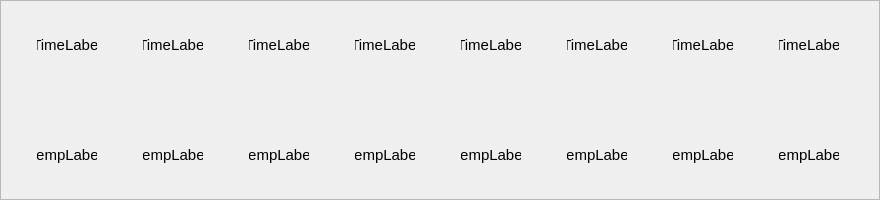
     <widget class="QFrame" name="weatherTodayFrame">
      <property name="geometry">
       <rect>
        <x>100</x>
        <y>290</y>
        <width>880</width>
        <height>200</height>
       </rect>
      </property>
      <property name="minimumSize">
       <size>
        <width>880</width>
        <height>180</height>
       </size>
      </property>
      <property name="frameShape">
       <enum>QFrame::Shape::StyledPanel</enum>
      </property>
      <property name="frameShadow">
       <enum>QFrame::Shadow::Raised</enum>
      </property>
      <layout class="QHBoxLayout" name="horizontalLayout">
       <item>
        <widget class="QFrame" name="frame_1">
         <property name="minimumSize">
          <size>
           <width>90</width>
           <height>160</height>
          </size>
         </property>
         <property name="maximumSize">
          <size>
           <width>90</width>
           <height>160</height>
          </size>
         </property>
         <property name="frameShape">
          <enum>QFrame::Shape::NoFrame</enum>
         </property>
         <property name="frameShadow">
          <enum>QFrame::Shadow::Raised</enum>
         </property>
         <widget class="QLabel" name="timeLabel_1">
          <property name="geometry">
           <rect>
            <x>15</x>
            <y>10</y>
            <width>60</width>
            <height>30</height>
           </rect>
          </property>
          <property name="minimumSize">
           <size>
            <width>50</width>
            <height>25</height>
           </size>
          </property>
          <property name="maximumSize">
           <size>
            <width>60</width>
            <height>30</height>
           </size>
          </property>
          <property name="font">
           <font>
            <pointsize>11</pointsize>
           </font>
          </property>
          <property name="text">
           <string>TimeLabel</string>
          </property>
          <property name="alignment">
           <set>Qt::AlignmentFlag::AlignCenter</set>
          </property>
         </widget>
         <widget class="QLabel" name="tempLabel_1">
          <property name="geometry">
           <rect>
            <x>15</x>
            <y>120</y>
            <width>60</width>
            <height>30</height>
           </rect>
          </property>
          <property name="minimumSize">
           <size>
            <width>50</width>
            <height>25</height>
           </size>
          </property>
          <property name="maximumSize">
           <size>
            <width>60</width>
            <height>30</height>
           </size>
          </property>
          <property name="font">
           <font>
            <pointsize>11</pointsize>
           </font>
          </property>
          <property name="text">
           <string>tempLabel</string>
          </property>
          <property name="alignment">
           <set>Qt::AlignmentFlag::AlignCenter</set>
          </property>
         </widget>
         <widget class="QLabel" name="iconLabel_1">
          <property name="geometry">
           <rect>
            <x>20</x>
            <y>55</y>
            <width>50</width>
            <height>50</height>
           </rect>
          </property>
          <property name="minimumSize">
           <size>
            <width>50</width>
            <height>50</height>
           </size>
          </property>
          <property name="maximumSize">
           <size>
            <width>50</width>
            <height>50</height>
           </size>
          </property>
          <property name="text">
           <string/>
          </property>
          <property name="pixmap">
           <pixmap resource="resources/resources.qrc">:/icons/icons/01d.png</pixmap>
          </property>
          <property name="alignment">
           <set>Qt::AlignmentFlag::AlignCenter</set>
          </property>
         </widget>
        </widget>
       </item>
       <item>
        <widget class="QFrame" name="frame_2">
         <property name="minimumSize">
          <size>
           <width>90</width>
           <height>160</height>
          </size>
         </property>
         <property name="maximumSize">
          <size>
           <width>90</width>
           <height>160</height>
          </size>
         </property>
         <property name="frameShape">
          <enum>QFrame::Shape::NoFrame</enum>
         </property>
         <property name="frameShadow">
          <enum>QFrame::Shadow::Raised</enum>
         </property>
         <widget class="QLabel" name="timeLabel_2">
          <property name="geometry">
           <rect>
            <x>15</x>
            <y>10</y>
            <width>60</width>
            <height>30</height>
           </rect>
          </property>
          <property name="minimumSize">
           <size>
            <width>50</width>
            <height>25</height>
           </size>
          </property>
          <property name="maximumSize">
           <size>
            <width>60</width>
            <height>30</height>
           </size>
          </property>
          <property name="font">
           <font>
            <pointsize>11</pointsize>
           </font>
          </property>
          <property name="text">
           <string>TimeLabel</string>
          </property>
          <property name="alignment">
           <set>Qt::AlignmentFlag::AlignCenter</set>
          </property>
         </widget>
         <widget class="QLabel" name="tempLabel_2">
          <property name="geometry">
           <rect>
            <x>15</x>
            <y>120</y>
            <width>60</width>
            <height>30</height>
           </rect>
          </property>
          <property name="minimumSize">
           <size>
            <width>50</width>
            <height>25</height>
           </size>
          </property>
          <property name="maximumSize">
           <size>
            <width>60</width>
            <height>30</height>
           </size>
          </property>
          <property name="font">
           <font>
            <pointsize>11</pointsize>
           </font>
          </property>
          <property name="text">
           <string>tempLabel</string>
          </property>
          <property name="alignment">
           <set>Qt::AlignmentFlag::AlignCenter</set>
          </property>
         </widget>
         <widget class="QLabel" name="iconLabel_2">
          <property name="geometry">
           <rect>
            <x>20</x>
            <y>55</y>
            <width>50</width>
            <height>50</height>
           </rect>
          </property>
          <property name="minimumSize">
           <size>
            <width>50</width>
            <height>50</height>
           </size>
          </property>
          <property name="maximumSize">
           <size>
            <width>50</width>
            <height>50</height>
           </size>
          </property>
          <property name="text">
           <string/>
          </property>
          <property name="pixmap">
           <pixmap resource="resources/resources.qrc">:/icons/icons/01d.png</pixmap>
          </property>
          <property name="alignment">
           <set>Qt::AlignmentFlag::AlignCenter</set>
          </property>
         </widget>
        </widget>
       </item>
       <item>
        <widget class="QFrame" name="frame_3">
         <property name="minimumSize">
          <size>
           <width>90</width>
           <height>160</height>
          </size>
         </property>
         <property name="maximumSize">
          <size>
           <width>90</width>
           <height>160</height>
          </size>
         </property>
         <property name="frameShape">
          <enum>QFrame::Shape::NoFrame</enum>
         </property>
         <property name="frameShadow">
          <enum>QFrame::Shadow::Raised</enum>
         </property>
         <widget class="QLabel" name="timeLabel_3">
          <property name="geometry">
           <rect>
            <x>15</x>
            <y>10</y>
            <width>60</width>
            <height>30</height>
           </rect>
          </property>
          <property name="minimumSize">
           <size>
            <width>50</width>
            <height>25</height>
           </size>
          </property>
          <property name="maximumSize">
           <size>
            <width>60</width>
            <height>30</height>
           </size>
          </property>
          <property name="font">
           <font>
            <pointsize>11</pointsize>
           </font>
          </property>
          <property name="text">
           <string>TimeLabel</string>
          </property>
          <property name="alignment">
           <set>Qt::AlignmentFlag::AlignCenter</set>
          </property>
         </widget>
         <widget class="QLabel" name="tempLabel_3">
          <property name="geometry">
           <rect>
            <x>15</x>
            <y>120</y>
            <width>60</width>
            <height>30</height>
           </rect>
          </property>
          <property name="minimumSize">
           <size>
            <width>50</width>
            <height>25</height>
           </size>
          </property>
          <property name="maximumSize">
           <size>
            <width>60</width>
            <height>30</height>
           </size>
          </property>
          <property name="font">
           <font>
            <pointsize>11</pointsize>
           </font>
          </property>
          <property name="text">
           <string>tempLabel</string>
          </property>
          <property name="alignment">
           <set>Qt::AlignmentFlag::AlignCenter</set>
          </property>
         </widget>
         <widget class="QLabel" name="iconLabel_3">
          <property name="geometry">
           <rect>
            <x>20</x>
            <y>55</y>
            <width>50</width>
            <height>50</height>
           </rect>
          </property>
          <property name="minimumSize">
           <size>
            <width>50</width>
            <height>50</height>
           </size>
          </property>
          <property name="maximumSize">
           <size>
            <width>50</width>
            <height>50</height>
           </size>
          </property>
          <property name="text">
           <string/>
          </property>
          <property name="pixmap">
           <pixmap resource="resources/resources.qrc">:/icons/icons/01d.png</pixmap>
          </property>
          <property name="alignment">
           <set>Qt::AlignmentFlag::AlignCenter</set>
          </property>
         </widget>
        </widget>
       </item>
       <item>
        <widget class="QFrame" name="frame_4">
         <property name="minimumSize">
          <size>
           <width>90</width>
           <height>160</height>
          </size>
         </property>
         <property name="maximumSize">
          <size>
           <width>90</width>
           <height>160</height>
          </size>
         </property>
         <property name="frameShape">
          <enum>QFrame::Shape::NoFrame</enum>
         </property>
         <property name="frameShadow">
          <enum>QFrame::Shadow::Raised</enum>
         </property>
         <widget class="QLabel" name="timeLabel_4">
          <property name="geometry">
           <rect>
            <x>15</x>
            <y>10</y>
            <width>60</width>
            <height>30</height>
           </rect>
          </property>
          <property name="minimumSize">
           <size>
            <width>50</width>
            <height>25</height>
           </size>
          </property>
          <property name="maximumSize">
           <size>
            <width>60</width>
            <height>30</height>
           </size>
          </property>
          <property name="font">
           <font>
            <pointsize>11</pointsize>
           </font>
          </property>
          <property name="text">
           <string>TimeLabel</string>
          </property>
          <property name="alignment">
           <set>Qt::AlignmentFlag::AlignCenter</set>
          </property>
         </widget>
         <widget class="QLabel" name="tempLabel_4">
          <property name="geometry">
           <rect>
            <x>15</x>
            <y>120</y>
            <width>60</width>
            <height>30</height>
           </rect>
          </property>
          <property name="minimumSize">
           <size>
            <width>50</width>
            <height>25</height>
           </size>
          </property>
          <property name="maximumSize">
           <size>
            <width>60</width>
            <height>30</height>
           </size>
          </property>
          <property name="font">
           <font>
            <pointsize>11</pointsize>
           </font>
          </property>
          <property name="text">
           <string>tempLabel</string>
          </property>
          <property name="alignment">
           <set>Qt::AlignmentFlag::AlignCenter</set>
          </property>
         </widget>
         <widget class="QLabel" name="iconLabel_4">
          <property name="geometry">
           <rect>
            <x>20</x>
            <y>55</y>
            <width>50</width>
            <height>50</height>
           </rect>
          </property>
          <property name="minimumSize">
           <size>
            <width>50</width>
            <height>50</height>
           </size>
          </property>
          <property name="maximumSize">
           <size>
            <width>50</width>
            <height>50</height>
           </size>
          </property>
          <property name="text">
           <string/>
          </property>
          <property name="pixmap">
           <pixmap resource="resources/resources.qrc">:/icons/icons/01d.png</pixmap>
          </property>
          <property name="alignment">
           <set>Qt::AlignmentFlag::AlignCenter</set>
          </property>
         </widget>
        </widget>
       </item>
       <item>
        <widget class="QFrame" name="frame_5">
         <property name="minimumSize">
          <size>
           <width>90</width>
           <height>160</height>
          </size>
         </property>
         <property name="maximumSize">
          <size>
           <width>90</width>
           <height>160</height>
          </size>
         </property>
         <property name="frameShape">
          <enum>QFrame::Shape::NoFrame</enum>
         </property>
         <property name="frameShadow">
          <enum>QFrame::Shadow::Raised</enum>
         </property>
         <widget class="QLabel" name="timeLabel_5">
          <property name="geometry">
           <rect>
            <x>15</x>
            <y>10</y>
            <width>60</width>
            <height>30</height>
           </rect>
          </property>
          <property name="minimumSize">
           <size>
            <width>50</width>
            <height>25</height>
           </size>
          </property>
          <property name="maximumSize">
           <size>
            <width>60</width>
            <height>30</height>
           </size>
          </property>
          <property name="font">
           <font>
            <pointsize>11</pointsize>
           </font>
          </property>
          <property name="text">
           <string>TimeLabel</string>
          </property>
          <property name="alignment">
           <set>Qt::AlignmentFlag::AlignCenter</set>
          </property>
         </widget>
         <widget class="QLabel" name="tempLabel_5">
          <property name="geometry">
           <rect>
            <x>15</x>
            <y>120</y>
            <width>60</width>
            <height>30</height>
           </rect>
          </property>
          <property name="minimumSize">
           <size>
            <width>50</width>
            <height>25</height>
           </size>
          </property>
          <property name="maximumSize">
           <size>
            <width>60</width>
            <height>30</height>
           </size>
          </property>
          <property name="font">
           <font>
            <pointsize>11</pointsize>
           </font>
          </property>
          <property name="text">
           <string>tempLabel</string>
          </property>
          <property name="alignment">
           <set>Qt::AlignmentFlag::AlignCenter</set>
          </property>
         </widget>
         <widget class="QLabel" name="iconLabel_5">
          <property name="geometry">
           <rect>
            <x>20</x>
            <y>55</y>
            <width>50</width>
            <height>50</height>
           </rect>
          </property>
          <property name="minimumSize">
           <size>
            <width>50</width>
            <height>50</height>
           </size>
          </property>
          <property name="maximumSize">
           <size>
            <width>50</width>
            <height>50</height>
           </size>
          </property>
          <property name="text">
           <string/>
          </property>
          <property name="pixmap">
           <pixmap resource="resources/resources.qrc">:/icons/icons/01d.png</pixmap>
          </property>
          <property name="alignment">
           <set>Qt::AlignmentFlag::AlignCenter</set>
          </property>
         </widget>
        </widget>
       </item>
       <item>
        <widget class="QFrame" name="frame_6">
         <property name="minimumSize">
          <size>
           <width>90</width>
           <height>160</height>
          </size>
         </property>
         <property name="maximumSize">
          <size>
           <width>90</width>
           <height>160</height>
          </size>
         </property>
         <property name="frameShape">
          <enum>QFrame::Shape::NoFrame</enum>
         </property>
         <property name="frameShadow">
          <enum>QFrame::Shadow::Raised</enum>
         </property>
         <widget class="QLabel" name="timeLabel_6">
          <property name="geometry">
           <rect>
            <x>15</x>
            <y>10</y>
            <width>60</width>
            <height>30</height>
           </rect>
          </property>
          <property name="minimumSize">
           <size>
            <width>50</width>
            <height>25</height>
           </size>
          </property>
          <property name="maximumSize">
           <size>
            <width>60</width>
            <height>30</height>
           </size>
          </property>
          <property name="font">
           <font>
            <pointsize>11</pointsize>
           </font>
          </property>
          <property name="text">
           <string>TimeLabel</string>
          </property>
          <property name="alignment">
           <set>Qt::AlignmentFlag::AlignCenter</set>
          </property>
         </widget>
         <widget class="QLabel" name="tempLabel_6">
          <property name="geometry">
           <rect>
            <x>15</x>
            <y>120</y>
            <width>60</width>
            <height>30</height>
           </rect>
          </property>
          <property name="minimumSize">
           <size>
            <width>50</width>
            <height>25</height>
           </size>
          </property>
          <property name="maximumSize">
           <size>
            <width>60</width>
            <height>30</height>
           </size>
          </property>
          <property name="font">
           <font>
            <pointsize>11</pointsize>
           </font>
          </property>
          <property name="text">
           <string>tempLabel</string>
          </property>
          <property name="alignment">
           <set>Qt::AlignmentFlag::AlignCenter</set>
          </property>
         </widget>
         <widget class="QLabel" name="iconLabel_6">
          <property name="geometry">
           <rect>
            <x>20</x>
            <y>55</y>
            <width>50</width>
            <height>50</height>
           </rect>
          </property>
          <property name="minimumSize">
           <size>
            <width>50</width>
            <height>50</height>
           </size>
          </property>
          <property name="maximumSize">
           <size>
            <width>50</width>
            <height>50</height>
           </size>
          </property>
          <property name="text">
           <string/>
          </property>
          <property name="pixmap">
           <pixmap resource="resources/resources.qrc">:/icons/icons/01d.png</pixmap>
          </property>
          <property name="alignment">
           <set>Qt::AlignmentFlag::AlignCenter</set>
          </property>
         </widget>
        </widget>
       </item>
       <item>
        <widget class="QFrame" name="frame_7">
         <property name="minimumSize">
          <size>
           <width>90</width>
           <height>160</height>
          </size>
         </property>
         <property name="maximumSize">
          <size>
           <width>90</width>
           <height>160</height>
          </size>
         </property>
         <property name="frameShape">
          <enum>QFrame::Shape::NoFrame</enum>
         </property>
         <property name="frameShadow">
          <enum>QFrame::Shadow::Raised</enum>
         </property>
         <widget class="QLabel" name="timeLabel_7">
          <property name="geometry">
           <rect>
            <x>15</x>
            <y>10</y>
            <width>60</width>
            <height>30</height>
           </rect>
          </property>
          <property name="minimumSize">
           <size>
            <width>50</width>
            <height>25</height>
           </size>
          </property>
          <property name="maximumSize">
           <size>
            <width>60</width>
            <height>30</height>
           </size>
          </property>
          <property name="font">
           <font>
            <pointsize>11</pointsize>
           </font>
          </property>
          <property name="text">
           <string>TimeLabel</string>
          </property>
          <property name="alignment">
           <set>Qt::AlignmentFlag::AlignCenter</set>
          </property>
         </widget>
         <widget class="QLabel" name="tempLabel_7">
          <property name="geometry">
           <rect>
            <x>15</x>
            <y>120</y>
            <width>60</width>
            <height>30</height>
           </rect>
          </property>
          <property name="minimumSize">
           <size>
            <width>50</width>
            <height>25</height>
           </size>
          </property>
          <property name="maximumSize">
           <size>
            <width>60</width>
            <height>30</height>
           </size>
          </property>
          <property name="font">
           <font>
            <pointsize>11</pointsize>
           </font>
          </property>
          <property name="text">
           <string>tempLabel</string>
          </property>
          <property name="alignment">
           <set>Qt::AlignmentFlag::AlignCenter</set>
          </property>
         </widget>
         <widget class="QLabel" name="iconLabel_7">
          <property name="geometry">
           <rect>
            <x>20</x>
            <y>55</y>
            <width>50</width>
            <height>50</height>
           </rect>
          </property>
          <property name="minimumSize">
           <size>
            <width>50</width>
            <height>50</height>
           </size>
          </property>
          <property name="maximumSize">
           <size>
            <width>50</width>
            <height>50</height>
           </size>
          </property>
          <property name="text">
           <string/>
          </property>
          <property name="pixmap">
           <pixmap resource="resources/resources.qrc">:/icons/icons/01d.png</pixmap>
          </property>
          <property name="alignment">
           <set>Qt::AlignmentFlag::AlignCenter</set>
          </property>
         </widget>
        </widget>
       </item>
       <item>
        <widget class="QFrame" name="frame_8">
         <property name="minimumSize">
          <size>
           <width>90</width>
           <height>160</height>
          </size>
         </property>
         <property name="maximumSize">
          <size>
           <width>90</width>
           <height>160</height>
          </size>
         </property>
         <property name="frameShape">
          <enum>QFrame::Shape::NoFrame</enum>
         </property>
         <property name="frameShadow">
          <enum>QFrame::Shadow::Raised</enum>
         </property>
         <widget class="QLabel" name="timeLabel_8">
          <property name="geometry">
           <rect>
            <x>15</x>
            <y>10</y>
            <width>60</width>
            <height>30</height>
           </rect>
          </property>
          <property name="minimumSize">
           <size>
            <width>50</width>
            <height>25</height>
           </size>
          </property>
          <property name="maximumSize">
           <size>
            <width>60</width>
            <height>30</height>
           </size>
          </property>
          <property name="font">
           <font>
            <pointsize>11</pointsize>
           </font>
          </property>
          <property name="text">
           <string>TimeLabel</string>
          </property>
          <property name="alignment">
           <set>Qt::AlignmentFlag::AlignCenter</set>
          </property>
         </widget>
         <widget class="QLabel" name="tempLabel_8">
          <property name="geometry">
           <rect>
            <x>15</x>
            <y>120</y>
            <width>60</width>
            <height>30</height>
           </rect>
          </property>
          <property name="minimumSize">
           <size>
            <width>50</width>
            <height>25</height>
           </size>
          </property>
          <property name="maximumSize">
           <size>
            <width>60</width>
            <height>30</height>
           </size>
          </property>
          <property name="font">
           <font>
            <pointsize>11</pointsize>
           </font>
          </property>
          <property name="text">
           <string>tempLabel</string>
          </property>
          <property name="alignment">
           <set>Qt::AlignmentFlag::AlignCenter</set>
          </property>
         </widget>
         <widget class="QLabel" name="iconLabel_8">
          <property name="geometry">
           <rect>
            <x>20</x>
            <y>55</y>
            <width>50</width>
            <height>50</height>
           </rect>
          </property>
          <property name="minimumSize">
           <size>
            <width>50</width>
            <height>50</height>
           </size>
          </property>
          <property name="maximumSize">
           <size>
            <width>50</width>
            <height>50</height>
           </size>
          </property>
          <property name="text">
           <string/>
          </property>
          <property name="pixmap">
           <pixmap resource="resources/resources.qrc">:/icons/icons/01d.png</pixmap>
          </property>
          <property name="alignment">
           <set>Qt::AlignmentFlag::AlignCenter</set>
          </property>
         </widget>
        </widget>
       </item>
      </layout>
     </widget>
